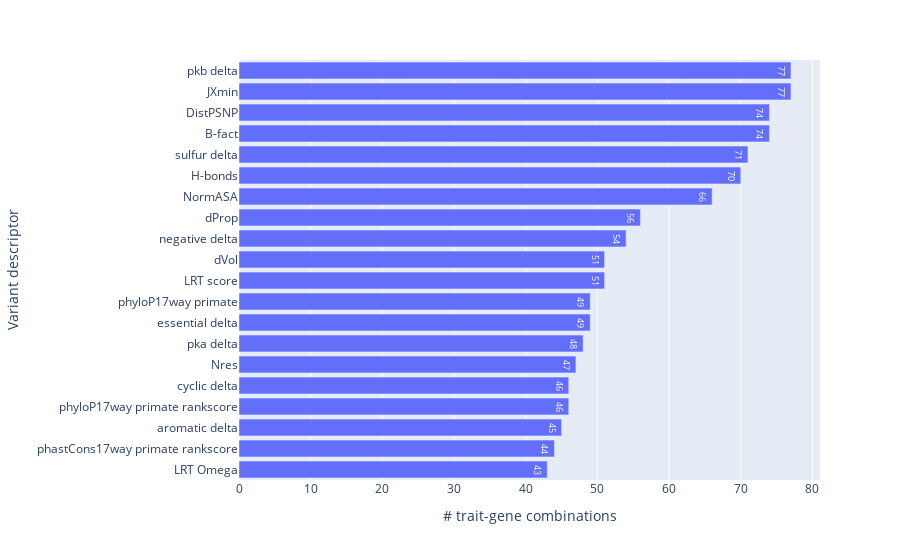

This figure's notebook cell:
### Code cell
rank_features_multi_final(multi_feature_regression_results_df)

### Figure 1 — Plotly figure (JSON) as saved in the notebook; plotly's stock layout.template omitted (floating-point values rounded to 4 significant figures)
{"data": [{"alignmentgroup": "True", "hovertemplate": "# trait-gene combinations=%{text}<br>Variant descriptor=%{y}<extra></extra>", "legendgroup": "", "marker": {"color": "#636efa", "pattern": {"shape": ""}}, "name": "", "offsetgroup": "", "orientation": "h", "showlegend": false, "text": [43, 44, 45, 46, 46, 47, 48, 49, 49, 51, 51, 54, 56, 66, 70, 71, 74, 74, 77, 77], "textposition": "auto", "type": "bar", "x": [43, 44, 45, 46, 46, 47, 48, 49, 49, 51, 51, 54, 56, 66, 70, 71, 74, 74, 77, 77], "xaxis": "x", "y": ["LRT Omega", "phastCons17way primate rankscore", "aromatic delta", "phyloP17way primate rankscore", "cyclic delta", "Nres", "pka delta", "essential delta", "phyloP17way primate", "LRT score", "dVol", "negative delta", "dProp", "NormASA", "H-bonds", "sulfur delta", "B-fact", "DistPSNP", "JXmin", "pkb delta"], "yaxis": "y"}], "layout": {"autosize": true, "barmode": "relative", "legend": {"tracegroupgap": 0}, "margin": {"t": 60}, "xaxis": {"anchor": "y", "autorange": true, "domain": [0, 1], "range": [0, 81.05], "title": {"text": "# trait-gene combinations"}, "type": "linear"}, "yaxis": {"anchor": "x", "autorange": true, "domain": [0, 1], "range": [-0.5, 19.5], "title": {"text": "Variant descriptor"}, "type": "category"}}}
